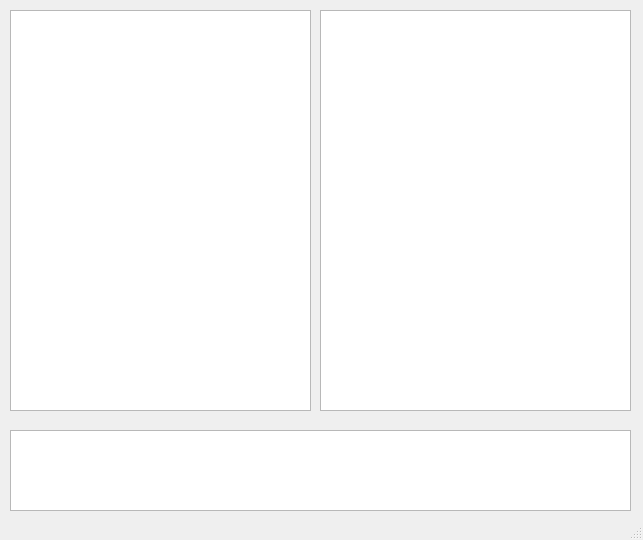
<?xml version="1.0" encoding="UTF-8"?>
<ui version="4.0">
 <class>MainWindow</class>
 <widget class="QMainWindow" name="MainWindow">
  <property name="geometry">
   <rect>
    <x>0</x>
    <y>0</y>
    <width>643</width>
    <height>540</height>
   </rect>
  </property>
  <property name="windowTitle">
   <string>MainWindow</string>
  </property>
  <widget class="QWidget" name="centralWidget">
   <widget class="QTextEdit" name="textEdit">
    <property name="geometry">
     <rect>
      <x>10</x>
      <y>10</y>
      <width>301</width>
      <height>401</height>
     </rect>
    </property>
   </widget>
   <widget class="QTextEdit" name="assemblyText">
    <property name="geometry">
     <rect>
      <x>320</x>
      <y>10</y>
      <width>311</width>
      <height>401</height>
     </rect>
    </property>
   </widget>
   <widget class="QTextEdit" name="messageEdit">
    <property name="geometry">
     <rect>
      <x>10</x>
      <y>430</y>
      <width>621</width>
      <height>81</height>
     </rect>
    </property>
   </widget>
  </widget>
  <widget class="QStatusBar" name="statusBar"/>
  <action name="actionNew">
   <property name="text">
    <string>New</string>
   </property>
  </action>
  <action name="actionOpen">
   <property name="text">
    <string>Open</string>
   </property>
  </action>
  <action name="actionSave">
   <property name="text">
    <string>Save</string>
   </property>
  </action>
  <action name="actionCompile">
   <property name="text">
    <string>Compile</string>
   </property>
  </action>
  <action name="actionDiscompile">
   <property name="text">
    <string>Discompile</string>
   </property>
  </action>
  <action name="actionFont_Size">
   <property name="text">
    <string>Font Size</string>
   </property>
  </action>
  <action name="actionFont_Color">
   <property name="text">
    <string>Font Color</string>
   </property>
  </action>
  <action name="actionChange_Color">
   <property name="text">
    <string>Change Color</string>
   </property>
  </action>
  <action name="actionCopy">
   <property name="text">
    <string>Copy</string>
   </property>
  </action>
  <action name="actionPaste">
   <property name="text">
    <string>Paste</string>
   </property>
  </action>
  <action name="actionClose">
   <property name="text">
    <string>Close</string>
   </property>
  </action>
 </widget>
 <layoutdefault spacing="6" margin="11"/>
 <resources/>
 <connections/>
</ui>
